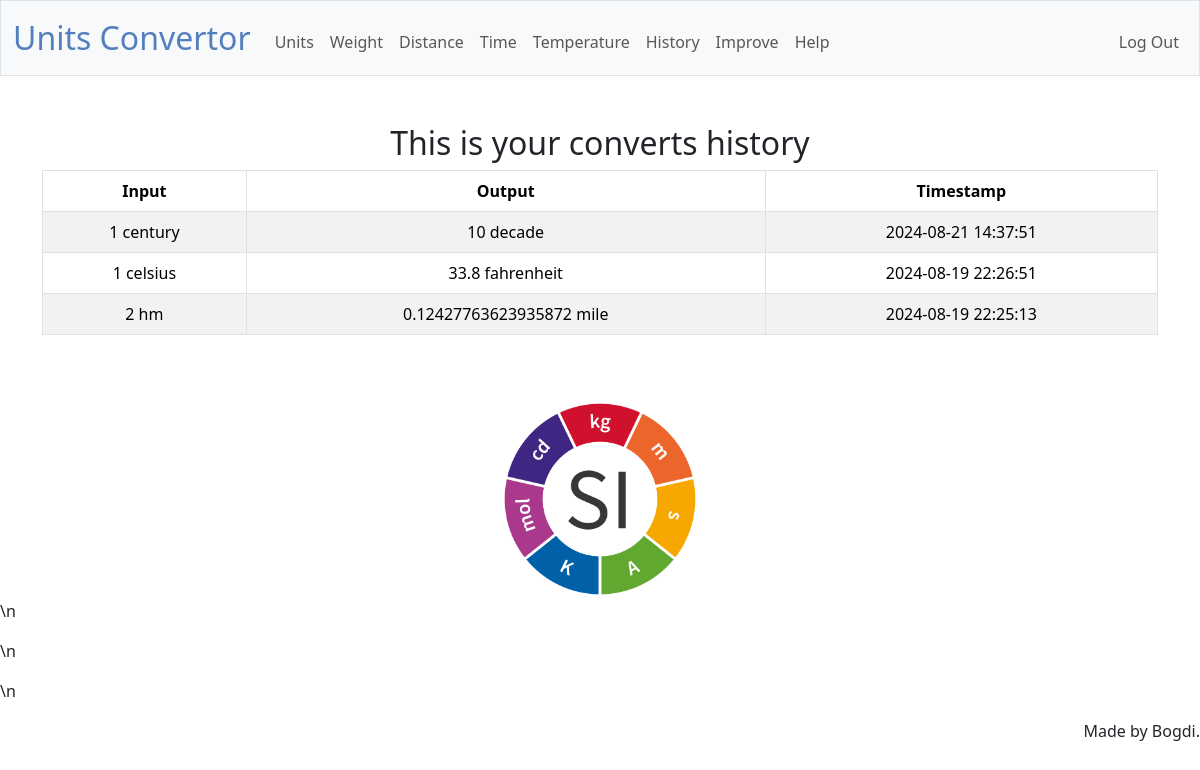
Screenshot of /history (signed in) with the database file from the repository.
### tables this page shows
CREATE TABLE converts (
id INTEGER PRIMARY KEY AUTOINCREMENT,
user_id INTEGER NOT NULL,
input INTEGER NOT NULL,
output INTEGER NOT NULL,
input_unit TEXT NOT NULL,
output_unit TEXT NOT NULL,
timestamp DATETIME DEFAULT CURRENT_TIMESTAMP,
FOREIGN KEY (user_id) REFERENCES users(id)
);

### app.py (the view)
@app.route("/history")
@login_required
def history():
    user_id = session["user_id"]
    converts = db.execute(
        "SELECT * FROM converts WHERE user_id = ? ORDER BY timestamp DESC", user_id)
    return render_template("history.html", converts=converts)

### app.py (called while the page is built)
@app.after_request
def after_request(response):
    response.headers["Cache-Control"] = "no-cache, no-store, must-revalidate"
    response.headers["Expires"] = 0
    response.headers["Pragma"] = "no-cache"
    return response

### helpers.py (called while the page is built)
def login_required(f):
    @wraps(f)
    def decorated_function(*args, **kwargs):
        if session.get("user_id") is None:
            return redirect("/login")
        return f(*args, **kwargs)
    return decorated_function

### templates/history.html (shortened to what this page needs)
{% extends "layout.html" %}
{% block main %}
    <h2>
        This is your converts history
    </h2>
    <table class="table table-bordered table-striped">
        <thead class="thead-light">
            <tr>
                <th>Input</th>
                <th>Output</th>
                <th>Timestamp</th>
            </tr>
        </thead>
        <tbody>
            {% for convert in converts %}
                <tr>
                    <td>{{ convert.input }} {{convert.input_unit}}</td>
                    <td>{{ convert.output }} {{convert.output_unit}}</td>
                    <td>{{ convert.timestamp }}</td>
                </tr>
            {% endfor %}
        </tbody>
    </table>
{% endblock %}

### templates/layout.html (shortened to what this page needs)
<!DOCTYPE html>
<html lang="en">
  <head>
    <link
      href="https://cdn.jsdelivr.net/npm/bootstrap@5.3.3/dist/css/bootstrap.min.css"
      rel="stylesheet"
    />
    <link href="/static/styles.css" rel="stylesheet" />
  </head>
  <body>
    <nav class="bg-light border navbar navbar-expand-md navbar-light">
      <div class="container-fluid">
        <a class="navbar-brand" href="/">
          <span class="blue">Units Convertor</span>
        </a>
        <div class="collapse navbar-collapse" id="navbar">
          {% if session["user_id"] %}
          <ul class="navbar-nav me-auto mt-2">
            <li class="nav-item">
              <a class="nav-link" href="/units">Units</a>
            </li>
            <li class="nav-item">
              <a class="nav-link" href="/weight">Weight</a>
            </li>
            <li class="nav-item">
              <a class="nav-link" href="/distance">Distance</a>
            </li>
            <li class="nav-item"><a class="nav-link" href="/time">Time</a></li>
            <li class="nav-item">
              <a class="nav-link" href="/temperature">Temperature</a>
            </li>
            <li class="nav-item">
              <a class="nav-link" href="/history">History</a>
            </li>
            <li class="nav-item">
              <a class="nav-link" href="/improve">Improve</a>
            </li>
            <li class="nav-item"><a class="nav-link" href="/help">Help</a></li>
          </ul>
          <ul class="navbar-nav ms-auto mt-2">
            <li class="nav-item">
              <a class="nav-link" href="/logout">Log Out</a>
            </li>
          </ul>
          {% endif %}
        </div>
      </div>
    </nav>
    <main class="container py-5 text-center">
      {% block main %}{% endblock %}
    </main>
    <footer class="mb-5">
      <div>
        <input
          alt="logo"
          src="/static/pngegg.png"
          width="200"
          height="200"
          type="image"
        />
      </div>
      <p>\n</p>
      <p>\n</p>
      <p>\n</p>
      <p class="right">Made by Bogdi.</p>
    </footer>
  </body>
</html>

### static/styles.css (style rules this page uses)
nav .navbar-brand { font-size: xx-large; }
nav .navbar-brand .blue { color: #537fbe; }
.right { text-align: right; }
div { display: grid; place-items: center; }

### rows the page displays
converts: input "1", input_unit "century", output "10", output_unit "decade", timestamp "2024-08-21 14:37:51"
converts: input "1", input_unit "celsius", output "33.8", output_unit "fahrenheit", timestamp "2024-08-19 22:26:51"
converts: input "2", input_unit "hm", output "0.12427763623935872", output_unit "mile", timestamp "2024-08-19 22:25:13"
